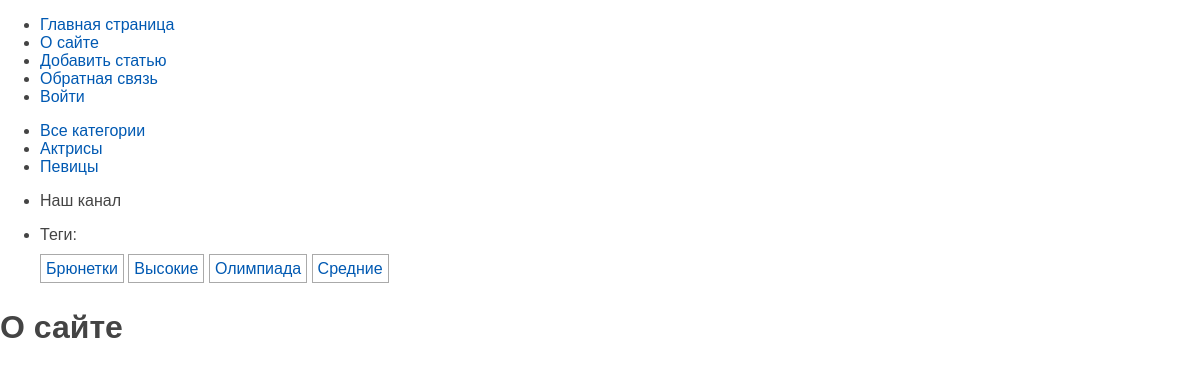
The page /about/ on the database its author committed.
### women/models.py (models this page shows, shortened)
class Category(models.Model):
    name = models.CharField(max_length=100, db_index=True, verbose_name = 'Категория')
    slug = models.SlugField(max_length=255, unique=True, db_index=True)
    class Meta:
        verbose_name = 'Категория'
        verbose_name_plural = 'Категории'
    def get_absolute_url(self):
        return reverse("category", kwargs={"cat_slug": self.slug})

class TagPost(models.Model):
    tag = models.CharField(max_length=100, db_index=True)
    slug = models.SlugField(max_length=255, unique=True, db_index=True)
    def get_absolute_url(self):
        return reverse("tag", kwargs={"tag_slug": self.slug})

### women/views.py (the view)
# urls.py: path('about/', views.about, name='about'),
def about(request):
    return render(request, 'women/about.html', {'title': 'О сайте', 'menu': menu})

### women/templatetags/women_tags.py (called while the page is built)
@register.inclusion_tag('women/list_categories.html')
def show_categories(cat_selected=0):
    cats = Category.objects.annotate(total=Count('posts')).filter(total__gt=0)
    return {"cats": cats, 'cat_selected': cat_selected}

@register.inclusion_tag('women/list_tags.html')
def show_all_tags():
    return {"tags": TagPost.objects.annotate(total=Count("tags")).filter(total__gt=0)}

### women/templates/women/about.html
{% extends "base.html" %} {% block content %}
<h1>{{ title }}</h1>
{% endblock %}

### women/templates/women/list_categories.html
{% for cat in cats %} {% if cat.id == cat_selected %}
<li class="selected">{{cat.name}}</li>
{% else %}
<li><a href="{{ cat.get_absolute_url }}">{{cat.name}}</a></li>
{% endif %} {% endfor %}

### women/templates/women/list_tags.html
{% if tags %}
<p>Теги:</p>
<ul class="tags-list">
  {% for t in tags %}
  <li><a href="{{t.get_absolute_url}}">{{t.tag}}</a></li>
  {% endfor %}
</ul>
{% endif %}

### women/static/women/css/styles.css (style rules this page uses)
html, body { font-family: "Arial"; margin: 0; padding: 0; height: 100%; width: 100%; color: #444; }
a { color: #0059b2; text-decoration: none; }
ul.tags-list { width: 100%; margin: 0; padding: 0; list-style: none; }
ul.tags-list li { margin: 0; padding: 0 0 10px; display: inline-block; }
ul.tags-list li a { padding: 5px; font-size: 16px; border: 1px solid #aaa; }

### rows shown on the page
Category: name "Актрисы"
Category: name "Певицы"
TagPost: tag "Брюнетки"
TagPost: tag "Высокие"
TagPost: tag "Олимпиада"
TagPost: tag "Средние"

### other values the page prints
{{ m.title }} "О сайте" "Добавить статью" "Обратная связь" "Войти"
{{ title }} "О сайте"
